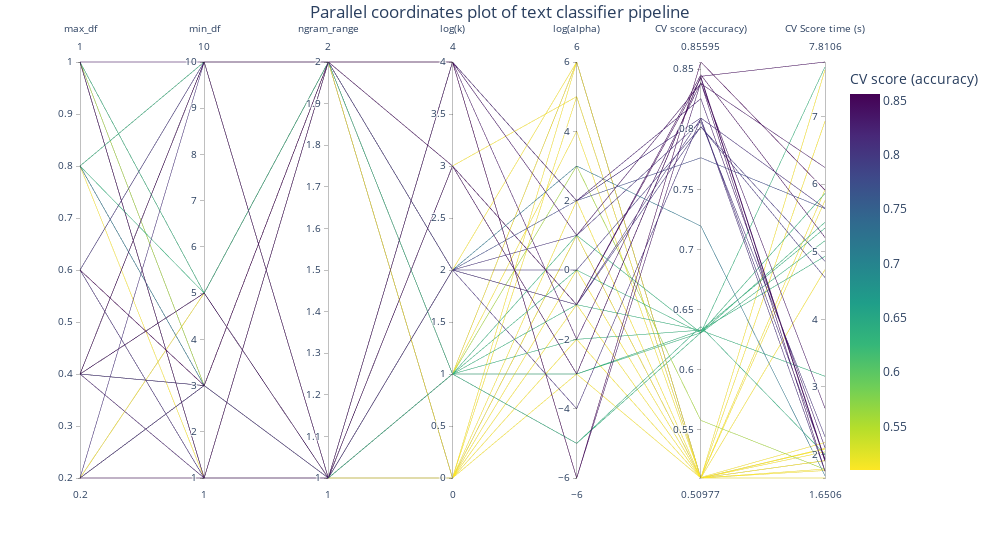

Notebook cell for this chart:
### Code cell
import math
import pandas
import plotly.express as px

def shorten_param(param_name):
    """Remove components' prefixes in param_name."""
    if "__" in param_name:
        return param_name.rsplit("__", 1)[1]
    return param_name

cv_results = pandas.DataFrame(random_search.cv_results_)
cv_results = cv_results.rename(shorten_param, axis=1)
param_names = [shorten_param(name) for name in parameter_grid.keys()]
labels = {
    "mean_score_time": "CV Score time (s)",
    "mean_test_score": "CV score (accuracy)",
    "alpha": "log(alpha)",
    "k": "log(k)"
}

column_results = param_names + ["mean_test_score", "mean_score_time"]

transform_funcs = dict.fromkeys(column_results, lambda x: x)
# Using a logarithmic scale for alpha
transform_funcs["alpha"] = math.log10
# Using a logarithmic scale for k
transform_funcs["k"] = math.log10
# Unigrams are mapped to index 1 and bigrams to index 2
transform_funcs["ngram_range"] = lambda x: x[1]

fig = px.parallel_coordinates(
    cv_results[column_results].apply(transform_funcs),
    color="mean_test_score",
    color_continuous_scale=px.colors.sequential.Viridis_r,
    labels=labels,
    width=1000
)
fig.update_layout(
    title={
        "text": "Parallel coordinates plot of text classifier pipeline",
        "y": 0.99,
        "x": 0.5,
        "xanchor": "center",
        "yanchor": "top",
    }
)
fig

### Figure 1 — Plotly figure (JSON) as saved in the notebook; plotly's stock layout.template omitted (floating-point values rounded to 4 significant figures)
{"data": [{"dimensions": [{"label": "max_df", "values": [0.2, 0.2, 0.2, 1, 0.6, 0.4, 0.4, 0.6, 0.6, 0.8, 0.2, 0.4, 1, 0.2, 1, 1, 1, 0.4, 0.4, 0.2, 0.8, 0.4, 0.4, 0.6, 0.2, 0.2, 0.8, 0.4, 0.8, 0.4, 1, 0.2, 0.4, 1, 0.6, 0.8, 1, 0.8, 0.6, 0.4]}, {"label": "min_df", "values": [5, 5, 3, 5, 3, 3, 1, 3, 10, 3, 3, 10, 1, 3, 5, 1, 10, 5, 3, 1, 10, 3, 10, 1, 3, 1, 1, 1, 10, 10, 1, 10, 5, 3, 1, 5, 3, 3, 10, 5]}, {"label": "ngram_range", "values": [1, 1, 2, 1, 2, 2, 1, 2, 1, 1, 1, 1, 1, 2, 2, 1, 2, 1, 1, 2, 2, 1, 2, 1, 2, 1, 1, 2, 2, 2, 1, 1, 2, 1, 2, 2, 1, 2, 2, 2]}, {"label": "log(k)", "values": [1, 3, 4, 0, 4, 2, 4, 0, 0, 2, 1, 3, 3, 0, 1, 0, 4, 4, 2, 3, 1, 1, 2, 2, 1, 0, 0, 1, 0, 3, 4, 2, 0, 2, 1, 1, 1, 1, 2, 1]}, {"label": "log(alpha)", "values": [4, 5, 2, -3, -6, 2, 2, 0, 1, 3, -5, -1, -3, 5, -5, -2, 1, -2, 1, -3, -2, 6, 0, -1, -1, 6, -1, 6, 1, -1, -6, -4, 2, 6, 1, 0, 3, -3, -1, -3]}, {"label": "CV score (accuracy)", "values": [0.5103, 0.5098, 0.8093, 0.5098, 0.8559, 0.7763, 0.8254, 0.5098, 0.5098, 0.7194, 0.6357, 0.8426, 0.8437, 0.5098, 0.6307, 0.5098, 0.8379, 0.8388, 0.8063, 0.844, 0.6328, 0.5098, 0.8018, 0.8089, 0.6326, 0.5098, 0.5098, 0.5098, 0.5098, 0.8453, 0.839, 0.8088, 0.5098, 0.5098, 0.6306, 0.6305, 0.5577, 0.6306, 0.8022, 0.6327]}, {"label": "CV Score time (s)", "values": [2.176, 2.038, 5.645, 1.783, 5.914, 5.639, 2.099, 5.76, 1.908, 1.683, 2.0, 1.896, 1.918, 6.933, 5.864, 2.089, 6.248, 2.684, 2.263, 7.811, 5.351, 1.907, 4.86, 1.936, 4.934, 2.079, 1.762, 7.694, 5.918, 5.212, 1.754, 1.75, 4.736, 1.651, 7.739, 5.164, 1.779, 5.438, 4.618, 3.157]}], "domain": {"x": [0, 1], "y": [0, 1]}, "line": {"color": [0.5103, 0.5098, 0.8093, 0.5098, 0.8559, 0.7763, 0.8254, 0.5098, 0.5098, 0.7194, 0.6357, 0.8426, 0.8437, 0.5098, 0.6307, 0.5098, 0.8379, 0.8388, 0.8063, 0.844, 0.6328, 0.5098, 0.8018, 0.8089, 0.6326, 0.5098, 0.5098, 0.5098, 0.5098, 0.8453, 0.839, 0.8088, 0.5098, 0.5098, 0.6306, 0.6305, 0.5577, 0.6306, 0.8022, 0.6327], "coloraxis": "coloraxis"}, "name": "", "type": "parcoords"}], "layout": {"coloraxis": {"colorbar": {"title": {"text": "CV score (accuracy)"}}, "colorscale": [[0, "#fde725"], [0.1111, "#b5de2b"], [0.2222, "#6ece58"], [0.3333, "#35b779"], [0.4444, "#1f9e89"], [0.5556, "#26828e"], [0.6667, "#31688e"], [0.7778, "#3e4989"], [0.8889, "#482878"], [1, "#440154"]]}, "legend": {"tracegroupgap": 0}, "margin": {"t": 60}, "title": {"text": "Parallel coordinates plot of text classifier pipeline", "x": 0.5, "xanchor": "center", "y": 0.99, "yanchor": "top"}, "width": 1000}}
